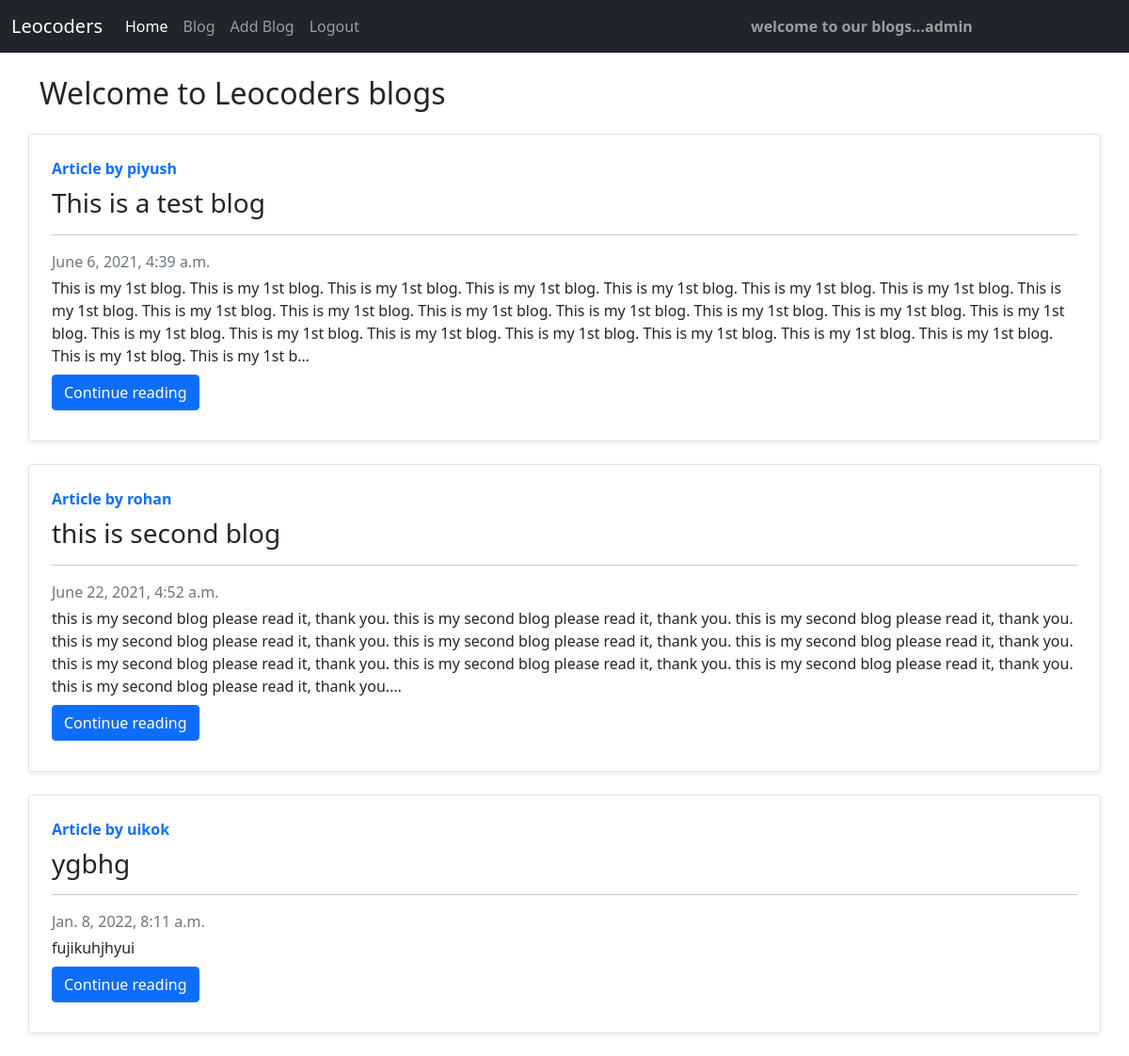
/blog (signed in), run on the app's committed database.
### drf/models.py (models this page shows, shortened)
class post(models.Model):
    sno = models.AutoField(primary_key=True)
    title = models.CharField(max_length=255)
    content = models.TextField()
    author = models.CharField(max_length=13)
    slug = models.SlugField(max_length=130, unique=True, null=True, blank=True)
    timeStamp = models.DateTimeField(blank=True, auto_now_add=True)

### drf/views.py (the view)
# urls.py: path("blog", views.blog, name='blog'),
@login_required(login_url='login')
def blog(request):
    allposts = post.objects.all()
    context = {'allposts' : allposts}
    return render(request, 'blog.html',context)

### templates/blog.html (shortened to what this page needs)
{% extends 'main.html' %}
{% block body %}
<div class="container" my-4>
    <h2 class="my-4">Welcome to Leocoders blogs</h2>
    {% for post in allposts %}
    <div class="row no-gutters border rounded overflow-hidden flex-md-row my-4 shadow-sm">
        <div class="col p-4 d-flex flex-column position-static">
            <strong class="d-inline-block mb-2 text-primary">Article by {{post.author}}</strong>
            <h3 class="mb-0">{{post.title}}</h3>
            <hr>
            <div class="mb-1 text-muted">{{post.timeStamp}}</div>
            <p class="card-text mb-auto">{{post.content| truncatechars:500}}</p>
            <div class="my-2">
                <a href="blogPost{{post.slug}}" role="button" class="btn btn-primary">Continue reading</a>
            </div>
        </div>
    </div class="col-auto d-none d-lg-block">
    {% endfor %}
</div>
{% endblock body %}

### templates/main.html (shortened to what this page needs)
<!doctype html>
<html lang="en">
  <head>
    <link href="https://cdn.jsdelivr.net/npm/bootstrap@5.1.3/dist/css/bootstrap.min.css" rel="stylesheet">
  </head>
  <body>
 <div class="">
  <nav class="navbar navbar-expand-lg navbar-dark bg-dark">
    <div class="container-fluid">
        <a class="navbar-brand" href="#">Leocoders</a>
        <div class="collapse navbar-collapse" id="navbarNavDropdown">
        <ul class="navbar-nav">
            {% if user.is_authenticated %}
                <li class="nav-item">
                  <a class="nav-link active" aria-current="page" href="{% url 'index' %}">Home</a>
                </li>
                <li class="nav-item">
                  <a class="nav-link" href="{% url 'blog' %}">Blog</a>
                </li>
                <li class="nav-item">
                  <a class="nav-link" href="{% url 'add_blog'%}">Add Blog</a>
                </li>
                <li class="nav-item">
                  <a class="nav-link" href="{% url 'logout' %}">Logout</a>
                </li>
                <li class="nav-item">
                  <a class="nav-link" style="text-indent: 400px; font-weight:700;" href="">welcome to our blogs...{{ user.username}}</a>
                </li>
            {% endif %}
        </ul>
        </div>
    </div>
    </nav>
 </div>
{% block body %}{% endblock body %}
  </body>
</html>

### data on the page
post: author "piyush", title "This is a test blog", timeStamp "June 6, 2021, 4:39 a.m.", content "This is my 1st blog. This is my 1st blog. This is my 1st blog. This is my 1st blog. This is my 1st blog. This is my 1st blog. This is my 1st blog. This is my 1st blog. This is my 1st blog. This is my 1st blog. This is my 1st blog. This is my 1st blog. This is my 1st blog. This is my 1st blog. This is my 1st blog. This is my 1st blog. This is my 1st blog. This is my 1st blog. This is my 1st blog. This is my 1st blog. This is my 1st blog. This is my 1st blog. This is my 1st blog. This is my 1st b…"
post: author "rohan", title "this is second blog", timeStamp "June 22, 2021, 4:52 a.m.", content "this is my second blog please read it, thank you. this is my second blog please read it, thank you. this is my second blog please read it, thank you. this is my second blog please read it, thank you. this is my second blog please read it, thank you. this is my second blog please read it, thank you. this is my second blog please read it, thank you. this is my second blog please read it, thank you. this is my second blog please read it, thank you. this is my second blog please read it, thank you.…"
post: author "uikok", title "ygbhg", timeStamp "Jan. 8, 2022, 8:11 a.m.", content "fujikuhjhyui"

### other printed values
{{ user.username }} "admin"
